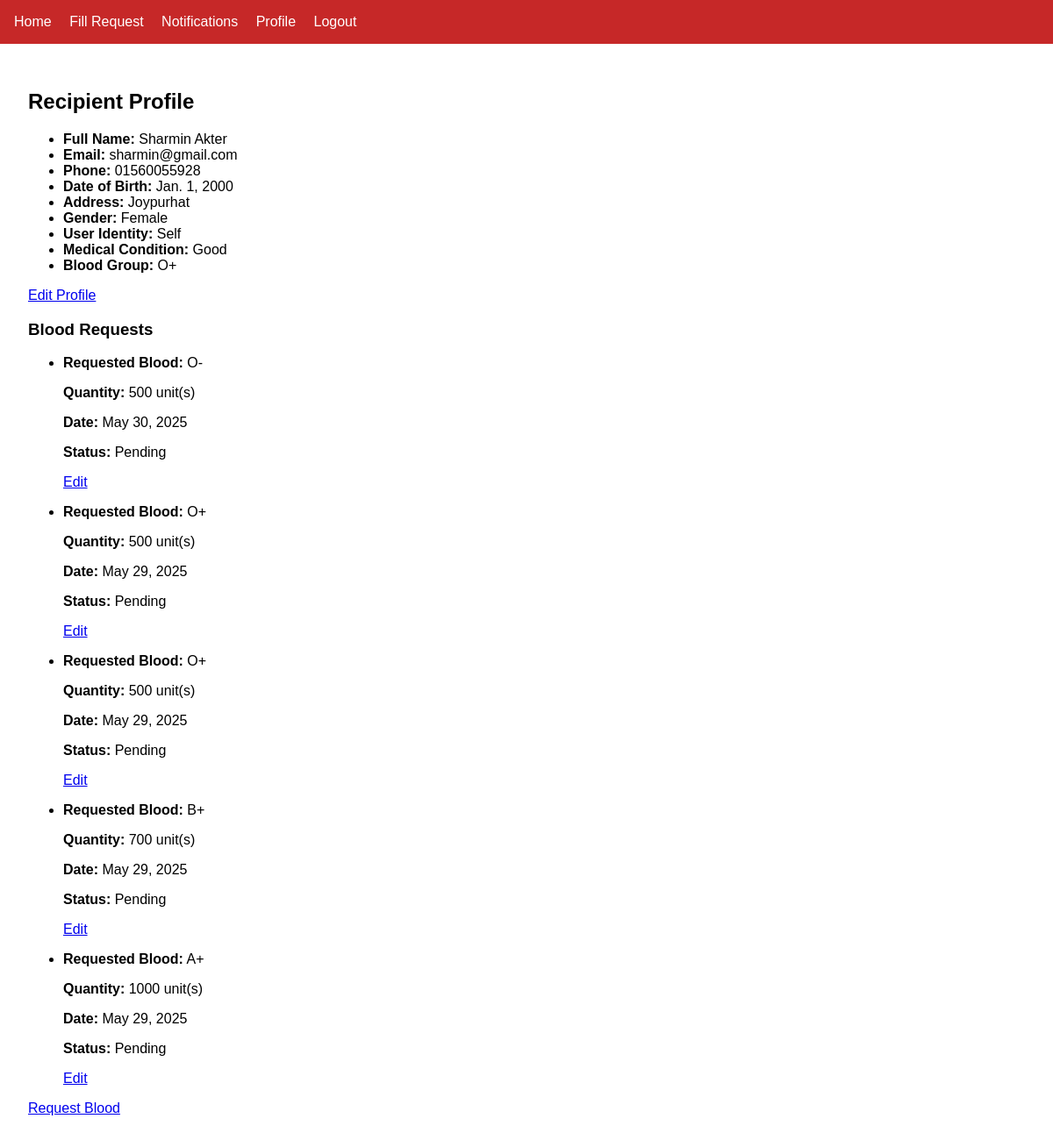
/recipient/profile/ (signed in), run on the app's committed database.
### myapp/models.py (models this page shows, shortened)
class Recipient(models.Model):
    RECIPIENT_TYPE_CHOICES = [
        ('self', 'Self'),
        ('relative', 'Relative'),
        ('helper', 'Helper'),
    ]
    user = models.OneToOneField(User, on_delete=models.CASCADE)
    name = models.CharField(max_length=100)
    phone = models.CharField(max_length=15)
    dob = models.DateField()
    address = models.TextField()
    gender = models.CharField(max_length=10)
    recipient_type = models.CharField(
        max_length=10,
        choices=RECIPIENT_TYPE_CHOICES,
        default='self',
        help_text="Identify who is filling the request"
    )
    medical_condition = models.TextField(blank=True, null=True)
    blood = models.ForeignKey(Blood, on_delete=models.CASCADE)

class User(AbstractUser):
    ROLE_CHOICES = (
        ('recipient', 'Donation Recipient'),
        ('donor', 'Donor'),
        ('admin', 'Admin'),
    )
    role = models.CharField(max_length=10, choices=ROLE_CHOICES)
    email = models.EmailField(unique=True)
    is_approved = models.BooleanField(default=False)   # Admin Status
    is_banned = models.BooleanField(default=False)     # Ban Status
    priority = models.PositiveIntegerField(default=0)  # Higher number = higher priority (only relevant for admins)

class Blood(models.Model):
    blood_group = models.CharField(max_length=10)

class BloodRequest(models.Model):
    requester = models.ForeignKey(
        User,
        on_delete=models.SET_NULL,
        null=True,
        blank=True,
        related_name='blood_requests'
    )
    r_email = models.EmailField()
    r_phone = models.CharField(max_length=15)
    r_address = models.TextField()
    r_gender = models.CharField(max_length=10)
    r_age = models.IntegerField()
    r_qty = models.PositiveIntegerField()
    r_sickness = models.TextField()
    patient_name = models.CharField(max_length=100)
    blood_need_when = models.DateTimeField()
    blood = models.ForeignKey('Blood', on_delete=models.CASCADE)
    donor = models.ForeignKey(
        User,
        on_delete=models.SET_NULL,
        null=True,
        blank=True,
        related_name='donated_requests'
    )
    donated_by = models.ForeignKey(
        User,
        on_delete=models.SET_NULL,
        null=True,
        blank=True,
        related_name='fulfilled_requests'
    )
    created_by = models.ForeignKey(
        User,
        on_delete=models.SET_NULL,
        null=True,
        blank=True,
        related_name='created_blood_requests'
    )
    created_at = models.DateTimeField(auto_now_add=True)
    status = models.CharField(
        max_length=10,
        choices=STATUS_CHOICES,
        default='pending'
    )

### myapp/views.py (the view)
# urls.py: path('recipient/profile/', views.recipient_profile_view, name='recipient_profile'), #done
@login_required
def recipient_profile_view(request):
    user = request.user
    if user.role != 'recipient':
        return HttpResponseForbidden("You are not authorized to view this page.")
    try:
        recipient = Recipient.objects.get(user=user)
    except Recipient.DoesNotExist:
        recipient = None
    blood_requests = BloodRequest.objects.filter(created_by=user).order_by('-created_at')
    return render(request, 'recipient/recipient_profile.html', {
        'user': user,
        'recipient': recipient,
        'blood_requests': blood_requests,
    })

### myapp/context_processors.py (called while the page is built)
def notifications_processor(request):
    if request.user.is_authenticated:
        unread_notifications = request.user.recipient_notifications.filter(is_read=False)
        return {
            'notifications': request.user.recipient_notifications.order_by('-created_at')[:5],
            'unread_count': unread_notifications.count(),
        }
    return {}

### myapp/templates/recipient/recipient_profile.html (shortened to what this page needs)
{% extends "base.html" %}
{% block content %}
<div class="max-w-3xl mx-auto p-6 bg-white rounded shadow mt-8">
    <h2 class="text-2xl font-bold text-blue-600 mb-4">Recipient Profile</h2>
    <ul class="space-y-2">
        <li><strong>Full Name:</strong> {{ recipient.name }}</li>
        <li><strong>Email:</strong> {{ user.email }}</li>
        <li><strong>Phone:</strong> {{ recipient.phone }}</li>
        <li><strong>Date of Birth:</strong> {{ recipient.dob }}</li>
        <li><strong>Address:</strong> {{ recipient.address }}</li>
        <li><strong>Gender:</strong> {{ recipient.gender }}</li>
        <li><strong>User Identity:</strong> {{ recipient.get_recipient_type_display }}</li>
        <li><strong>Medical Condition:</strong> {{ recipient.medical_condition }}</li>
        <li><strong>Blood Group:</strong> {{ recipient.blood.blood_group }}</li>
    </ul>
    <div class="mt-4 text-right">
        <a href="{% url 'edit_recipient_profile' %}" class="text-blue-600 hover:underline">Edit Profile</a>
    </div>
    <h3 class="text-xl font-semibold mt-6 mb-2">Blood Requests</h3>
    {% if blood_requests %}
        <ul class="space-y-2">
        {% for request in blood_requests %}
            <li class="border p-4 rounded">
                <p><strong>Requested Blood:</strong> {{ request.blood.blood_group }}</p>
                <p><strong>Quantity:</strong> {{ request.r_qty }} unit(s)</p>
                <p><strong>Date:</strong> {{ request.created_at|date:"M d, Y" }}</p>
                <p><strong>Status:</strong> {% if request.donor %}Donor Assigned{% else %}Pending{% endif %}</p>
                <div class="mt-2">
                    <a href="{% url 'edit_blood_request' request.id %}" class="text-blue-600 hover:underline">Edit</a>
                </div>
            </li>
        {% endfor %}
        </ul>
    {% else %}
        <p class="text-gray-500">No blood requests submitted yet.</p>
    {% endif %}
    <div class="mt-8 text-center">
        <a href="{% url 'blood-request' %}" class="inline-block bg-red-600 text-white px-6 py-2 rounded hover:bg-red-700">Request Blood</a>
    </div>
</div>
{% endblock %}

### myapp/templates/base.html (shortened to what this page needs)
<!DOCTYPE html>
<html lang="en">
<head>
</head>
<body>
    <nav>
        <a href="{% url 'home' %}">Home</a>
        {% if user.is_authenticated %}
            <a href="{% url 'blood-request' %}">Fill Request</a>
            <a href="{% url 'notifications' %}" class="relative">
                Notifications
            </a>
            {% if user.role == 'recipient' %}
                <a href="{% url 'recipient_profile' %}">Profile</a>
            {% elif user.role == 'donor' %}
                <a href="{% url 'blood_requests' %}">See Requests</a>
                <a href="{% url 'profile' %}">Profile</a>
            {% elif user.role == 'admin' %}
                <a href="{% url 'admin-request-list' %}">Manage Requests</a>
                <a href="{% url 'admin_profile' %}">Profile</a>
            {% endif %}
            <a href="{% url 'logout' %}">Logout</a>
        {% else %}
            <a href="{% url 'login' %}">Login</a>
            <a href="{% url 'register' %}">Register</a>
        {% endif %}
    </nav>
    <div class="container">
        {% block content %}{% endblock %}
    </div>
</body>
</html>

### myapp/templates/base.html (style rules this page uses)
body { font-family: Arial, sans-serif; margin: 0; padding: 0; }
nav { background-color: #c62828; padding: 1rem; color: white; }
nav a { color: white; margin-right: 1rem; text-decoration: none; }
.container { padding: 2rem; }

### data on the page
Recipient: name "Sharmin Akter", phone "01560055928", dob "Jan. 1, 2000", address "Joypurhat", gender "Female", recipient_type "Self", medical_condition "Good", blood.blood_group "O+"
User: email "sharmin@gmail.com"
BloodRequest: blood.blood_group "O-", r_qty "500", created_at "May 30, 2025", shows "Pending"
BloodRequest: blood.blood_group "O+", r_qty "500", created_at "May 29, 2025", shows "Pending"
BloodRequest: blood.blood_group "O+", r_qty "500", created_at "May 29, 2025", shows "Pending"
BloodRequest: blood.blood_group "B+", r_qty "700", created_at "May 29, 2025", shows "Pending"
BloodRequest: blood.blood_group "A+", r_qty "1000", created_at "May 29, 2025", shows "Pending"
